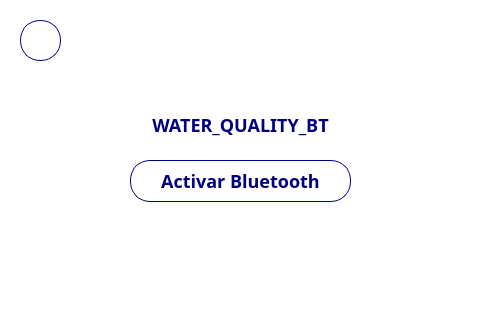
<?xml version="1.0" encoding="UTF-8"?>
<ui version="4.0">
 <class>MainWindow</class>
 <widget class="QMainWindow" name="MainWindow">
  <property name="geometry">
   <rect>
    <x>0</x>
    <y>0</y>
    <width>480</width>
    <height>320</height>
   </rect>
  </property>
  <property name="windowTitle">
   <string>MainWindow</string>
  </property>
  <property name="styleSheet">
   <string notr="true">background-color: white;
font-family: Poppins;
font-size:18px;
font-weight: 500;</string>
  </property>
  <widget class="QWidget" name="centralwidget">
   <property name="styleSheet">
    <string notr="true">QPushButton {
	height: 40px;
	border-radius: 20px;
	border: 1px solid #00007f;
	background-color: white;
	color: #00007f;
}

QLabel {
	color: #00007f;
}
</string>
   </property>
   <widget class="QPushButton" name="deactBtn">
    <property name="geometry">
     <rect>
      <x>130</x>
      <y>160</y>
      <width>221</width>
      <height>42</height>
     </rect>
    </property>
    <property name="text">
     <string>Activar Bluetooth</string>
    </property>
   </widget>
   <widget class="QLabel" name="label">
    <property name="geometry">
     <rect>
      <x>145</x>
      <y>110</y>
      <width>191</width>
      <height>31</height>
     </rect>
    </property>
    <property name="styleSheet">
     <string notr="true">text-align: center;</string>
    </property>
    <property name="text">
     <string>&lt;html&gt;&lt;head/&gt;&lt;body&gt;&lt;p align=&quot;center&quot;&gt;WATER_QUALITY_BT&lt;/p&gt;&lt;/body&gt;&lt;/html&gt;</string>
    </property>
   </widget>
   <widget class="QPushButton" name="backBtn">
    <property name="geometry">
     <rect>
      <x>20</x>
      <y>20</y>
      <width>41</width>
      <height>41</height>
     </rect>
    </property>
    <property name="styleSheet">
     <string notr="true"/>
    </property>
    <property name="text">
     <string/>
    </property>
   </widget>
  </widget>
 </widget>
 <resources/>
 <connections/>
</ui>
